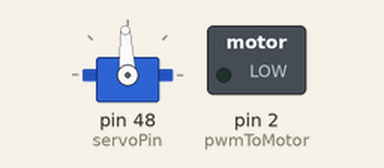
This sketch was run on a simulated Arduino Mega 2560, built with avr-gcc and run on an emulated ATmega2560. Parts: servo, switched loads named in the sketch (green lamp = pin HIGH).

Above: at 0.05 s.
At 36.35 s:
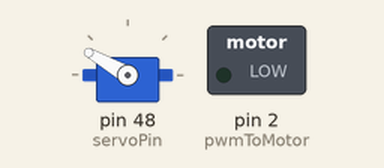
Timing chart, 0 to 47.4 s (numbered marks = the images above):
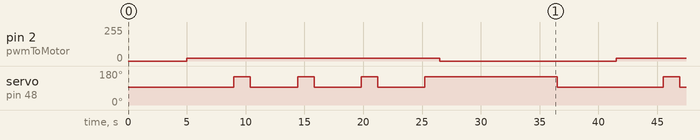

Measured:
- by itself, pin 2 (pwmToMotor): alternates 20/255 for 21.5 s and 0/255 for 15.0 s
- by itself, servo on pin 48 (servoPin): repeats every 36.5 s: 2 × (93° 4.0 s, 150° 1.4 s), 93° 4.0 s, 150° 11.3 s, 93° 9.0 s, 150° 1.4 s

The sketch:

driveSquare.ino
```cpp
#include <Servo.h>

Servo carServo; // Create a Servo Object

#define pwmToMotor 2        // Defining the PWM pin to run the motor
#define servoPin 48         // Defining the servo control pin

void      driveSquare();    // Drive square function initial definition to drive a square
void      carStop();        // Stop function initial definition


int carSpeed = 20;           // define a variable for speed of the car

void setup()               // All the initail configuration should be placed here in setup
{
  carServo.attach(servoPin);  // setting the Servo motor control for the pin
}

void loop()                // Loop function which will be run forever
{
  driveSquare();          // drive a square
  carStop();              // stop the car
  delay(10000);           // wait for 10 seconds
}


void driveSquare()
{
  carServo.write(93); // Sets wheels straight
  delay(5000);

  // Drives car forward at 10% duty for 4 seconds
  analogWrite(pwmToMotor, carSpeed);
  delay(4000);

  // Turns and drives to the right for 1.415 seconds
  carServo.write(150);
  delay(1415);

  // Returns wheels straight and drives for 4 seconds
  carServo.write(93);
  delay(4000);

  // Turns and drives to the right for 1.415 seconds
  carServo.write(150);
  delay(1415);

  // Returns wheels straight and drives for 4 seconds
  carServo.write(93);
  delay(4000);

  // Turns and drives to the right for 1.415 seconds
  carServo.write(150);
  delay(1415);

  // Returns wheels straight and drives for 4 seconds
  carServo.write(93);
  delay(4000);

  // Turns and drives to the right for 1.250 seconds to return to original position
  carServo.write(150);
  delay(1250);

}

void carStop()
{
    analogWrite(pwmToMotor, 0); // Stops car
}
```
